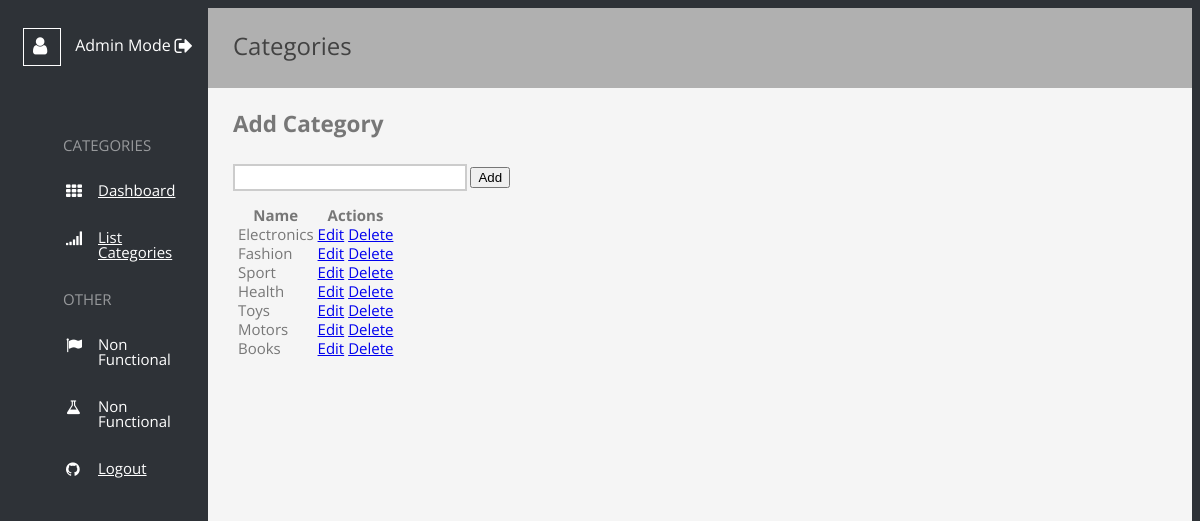
The page /default/public/as1/categories.php (signed in) on the database its author committed.
### tables this page shows
CREATE TABLE `categories` (
  `id` int(11) NOT NULL AUTO_INCREMENT,
  `name` varchar(255) NOT NULL,
  PRIMARY KEY (`id`)
);

### default/public/as1/functions.php (called while the page is built, shortened)
<?php
function getCategories() {
	global $db;
	$stmt = $db->prepare('SELECT * FROM categories');
	$stmt->execute();
	return $stmt->fetchALL(PDO::FETCH_ASSOC);
}

### default/public/as1/categories.php (the view, shortened to what this page needs)
<?php
include 'admin_header.php';
$edit = false;
?>
<main>
<h1>Categories</h1>
<h2><?=($edit?'Edit':'Add')?> Category</h2>
<form action="" method="get">
	<input type="text" name="name" required="required" value="<?=($edit?$row['name']:'')?>" />
	<input type="submit" name="submit" value="<?=($edit?'Edit':'Add')?>" />
</form>
<?php
$rows = getCategories();
?>
<table calss="table">
	<tr>
		<th>Name</th>
		<th>Actions</th>
	</tr>
	<?php foreach($rows as $row) { ?>
	<tr>
		<td><?=$row['name'];?></td>
		<td>
			<a href="categories.php?action=edit&id=<?=$row['id']?>">Edit</a>
			<a href="categories.php?action=delete&id=<?=$row['id']?>">Delete</a>
		</td>
	</tr>
	<?php } ?>
</table>
</main>
<?php include 'admin_footer.php'; ?>

### default/public/as1/css/admin_panel_dashboard.css (style rules this page uses)
*, *:before, *:after { margin: 0; padding: 0; box-sizing: border-box; }
*:before, *:after { content: ''; display: block; position: absolute; }
html, body { height: 100%; background-color: #2E3237; }
body { font: 15px/1 'Open Sans', sans-serif; color: #777; }
input[type=text] { width: 25%; padding: 4px 4px; margin: 10px 0; border: 2px solid #ccc; box-sizing: border-box; }
a { cursor: pointer; }
main { flex: 1; padding: 25px; background: #f5f5f5; }
main h1 { height: 80px; margin: -25px -25px 25px -25px; padding: 0 25px; line-height: 76px; font-size: 24px; font-weight: 400; background: #b0b0b0; color: #424242; }

### rows shown on the page
categories: name "Electronics"
categories: name "Fashion"
categories: name "Sport"
categories: name "Health"
categories: name "Toys"
categories: name "Motors"
categories: name "Books"
